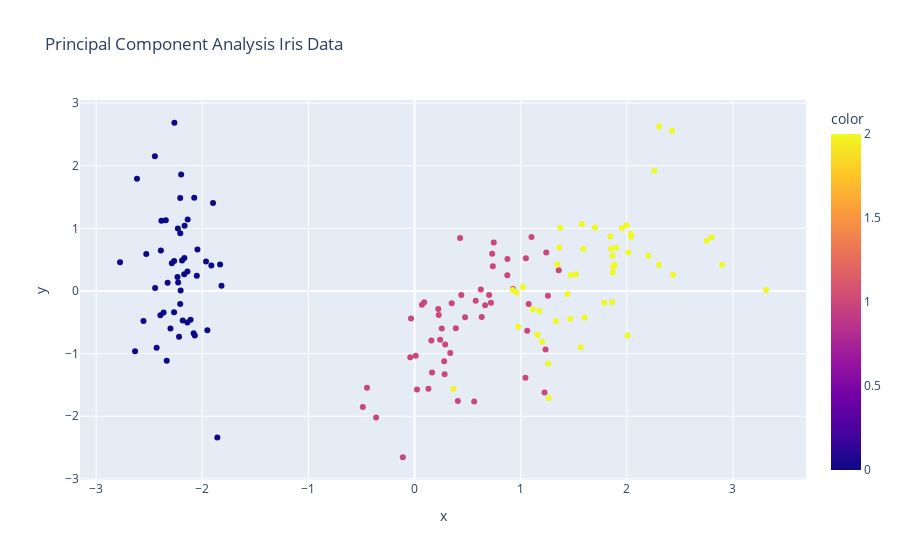

This figure's notebook cell:
### Markdown cell above
Using the target data, we can visualize the principal components according to the class distribution. 
- Create a scatter plot from principal components while color coding the examples according to what flower type each example is classified as

### Code cell
# Principal Componets scatter plot
fig = px.scatter(x=result_df['pc1'],y=result_df['pc2'],color=target,title='Principal Component Analysis Iris Data')

fig.show()
# Your code here

### Figure 1 — Plotly figure (JSON) as saved in the notebook; plotly's stock layout.template omitted (floating-point values rounded to 4 significant figures; data arrays with more than 128 entries replaced by an {"elided": "..."} marker saying what was removed)
{"data": [{"hovertemplate": "x=%{x}<br>y=%{y}<br>color=%{marker.color}<extra></extra>", "legendgroup": "", "marker": {"color": {"elided": "150 int values"}, "coloraxis": "coloraxis", "symbol": "circle"}, "mode": "markers", "name": "", "orientation": "v", "showlegend": false, "type": "scatter", "x": {"elided": "150 float values"}, "xaxis": "x", "y": {"elided": "150 float values"}, "yaxis": "y"}], "layout": {"autosize": true, "coloraxis": {"colorbar": {"title": {"text": "color"}}, "colorscale": [[0, "#0d0887"], [0.1111, "#46039f"], [0.2222, "#7201a8"], [0.3333, "#9c179e"], [0.4444, "#bd3786"], [0.5556, "#d8576b"], [0.6667, "#ed7953"], [0.7778, "#fb9f3a"], [0.8889, "#fdca26"], [1, "#f0f921"]]}, "legend": {"tracegroupgap": 0}, "title": {"text": "Principal Component Analysis Iris Data"}, "xaxis": {"anchor": "y", "autorange": true, "domain": [0, 1], "range": [-3.138, 3.674], "title": {"text": "x"}, "type": "linear"}, "yaxis": {"anchor": "x", "autorange": true, "domain": [0, 1], "range": [-3.095, 3.127], "title": {"text": "y"}, "type": "linear"}}}
